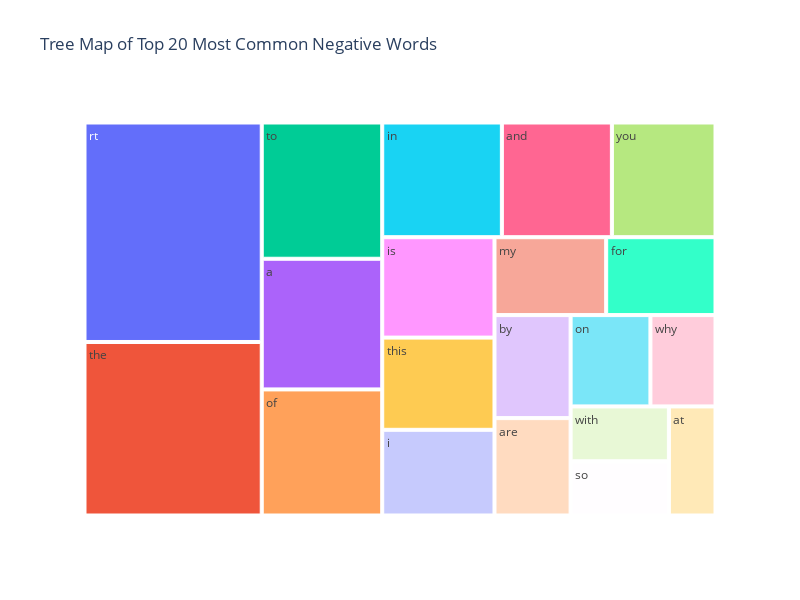

Notebook code cell kept with this figure:
### Code cell
plot_treemap(negative_treemap_data, 'negative')

### Figure 1 — Plotly figure (JSON) as saved in the notebook; plotly's stock layout.template omitted (floating-point values rounded to 4 significant figures)
{"data": [{"branchvalues": "total", "domain": {"x": [0, 1], "y": [0, 1]}, "hovertemplate": "labels=%{label}<br>count=%{value}<br>parent=%{parent}<br>id=%{id}<extra></extra>", "ids": ["a", "and", "are", "at", "by", "for", "i", "in", "is", "my", "of", "on", "rt", "so", "the", "this", "to", "why", "with", "you"], "labels": ["a", "and", "are", "at", "by", "for", "i", "in", "is", "my", "of", "on", "rt", "so", "the", "this", "to", "why", "with", "you"], "name": "", "parents": ["", "", "", "", "", "", "", "", "", "", "", "", "", "", "", "", "", "", "", ""], "type": "treemap", "values": [257, 206, 121, 83, 128, 139, 157, 224, 184, 142, 248, 119, 635, 87, 502, 169, 268, 97, 88, 194]}], "layout": {"height": 600, "legend": {"tracegroupgap": 0}, "title": {"text": "Tree Map of Top 20 Most Common Negative Words"}, "width": 800}}
